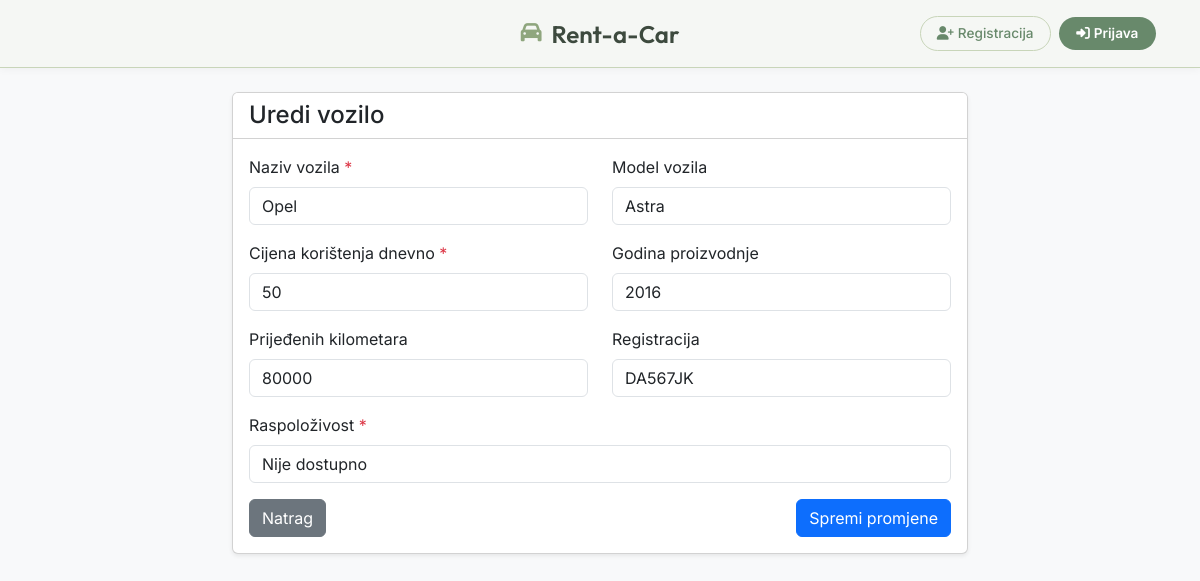
The page /edit_vozilo.php?id=54 on the database its author committed.
### tables this page shows
CREATE TABLE `karakteristike_automobila` (
  `Godiste` int(11) DEFAULT NULL,
  `Kilometraza` int(11) DEFAULT NULL,
  `Registracija` varchar(11) DEFAULT NULL,
  `VoziloID` int(11) NOT NULL
);

CREATE TABLE `vozila` (
  `IDVozilo` int(11) NOT NULL,
  `Naziv` char(25) NOT NULL,
  `Model` char(25) DEFAULT NULL,
  `TipVozila` varchar(30) DEFAULT 'Limuzina',
  `CijenaKoristenjaDnevno` float NOT NULL,
  `Raspolozivost` enum('Dostupno','Nije dostupno','Rezervirano') NOT NULL DEFAULT 'Dostupno'
);

### edit_vozilo.php (the view, shortened to what this page needs)
<?php
include("db__connection.php");
if (isset($_GET['id'])) {
    $id = mysqli_real_escape_string($db, $_GET['id']);
    $query = "SELECT
                vozila.*,
                karakteristike_automobila.*
              FROM
                vozila
              JOIN
                karakteristike_automobila ON vozila.IDVozilo = karakteristike_automobila.VoziloID
              WHERE
                vozila.IDVozilo = '$id'";
    $result = mysqli_query($db, $query);
    $vozilo = mysqli_fetch_assoc($result);
}
?>
<!doctype html>
<html lang="en">
<head>
    <link href="https://cdn.jsdelivr.net/npm/bootstrap@5.0.2/dist/css/bootstrap.min.css" rel="stylesheet">
    <link rel="stylesheet" href="https://cdnjs.cloudflare.com/ajax/libs/font-awesome/6.0.0/css/all.min.css">
</head>
<body class="bg-light">
<?php include("navigacija.php");     ?>
    <div class="container py-4">
        <div class="row justify-content-center">
            <div class="col-md-8">
                <div class="card shadow-sm">
                    <div class="card-header bg-white">
                        <h4 class="mb-0">Uredi vozilo</h4>
                    </div>
                    <div class="card-body">
                        <form method="POST">
                            <div class="row">
                                <div class="col-md-6 mb-3">
                                    <label class="form-label">Naziv vozila <span class="text-danger">*</span></label>
                                    <input type="text" class="form-control" name="naziv"
                                           value="<?= htmlspecialchars($vozilo['Naziv']) ?>"
                                           maxlength="25" required>
                                </div>
                                <div class="col-md-6 mb-3">
                                    <label class="form-label">Model vozila</label>
                                    <input type="text" class="form-control" name="model"
                                           value="<?= htmlspecialchars($vozilo['Model'] ?? '') ?>"
                                           maxlength="25">
                                </div>
                            </div>
                            <div class="row">
                                <div class="col-md-6 mb-3">
                                    <label class="form-label">Cijena korištenja dnevno <span class="text-danger">*</span></label>
                                    <input type="number" step="0.01" class="form-control" name="cijena"
                                           value="<?= htmlspecialchars($vozilo['CijenaKoristenjaDnevno']) ?>" required>
                                </div>
                                <div class="col-md-6 mb-3">
                                    <label class="form-label">Godina proizvodnje</label>
                                    <input type="text" class="form-control" name="godiste"
                                           value="<?= htmlspecialchars($vozilo['Godiste'] ?? '') ?>">
                                </div>
                            </div>
                            <div class="row">
                                <div class="col-md-6 mb-3">
                                    <label class="form-label">Prijeđenih kilometara</label>
                                    <input type="number" class="form-control" name="kilometraza"
                                           value="<?= htmlspecialchars($vozilo['Kilometraza'] ?? '') ?>">
                                </div>
                                <div class="col-md-6 mb-3">
                                    <label class="form-label">Registracija</label>
                                    <input type="text" class="form-control" name="registracija"
                                           value="<?= htmlspecialchars($vozilo['Registracija'] ?? '') ?>">
                                </div>
                            </div>
                            <div class="mb-3">
                                <label class="form-label">Raspoloživost <span class="text-danger">*</span></label>
                                <select class="form-control" name="raspolozivost" required>
                                    <option value="Nije dostupno" <?= ($vozilo['Raspolozivost'] != 'Dostupno') ? 'selected' : '' ?>>Nije dostupno</option>
                                </select>
                            </div>
                            <div class="d-flex justify-content-between">
                                <a href="pregled_vozila.php" class="btn btn-secondary">Natrag</a>
                                <button type="submit" class="btn btn-primary">Spremi promjene</button>
                            </div>
                        </form>
                    </div>
                </div>
            </div>
        </div>
    </div>
</body>
</html>

### navigacija.php (style rules this page uses)
:root { --bg-primary: #F5F7F4; --bg-secondary: #E8EDE7; --text-primary: #3d4a3e; --text-secondary: #6B7B6E; --accent-green: #68896B; --accent-sage: #8FA67E; --accent-light: #C8D5B9; --white: #ffffff; --shadow-sm: 0 2px 8px rgba(0,0,0,0.04); --shadow-md: 0 4px 12px rgba(0,0,0,0.08); --transition: all 0.3s cubic-bezier(0.4,0,0.2,1); }
* { margin:0; padding:0; box-sizing:border-box; }
body { font-family:'Inter',-apple-system,sans-serif; background-color:var(--bg-secondary); }
html { scroll-behavior:smooth; }

### rows shown on the page
karakteristike_automobila: naziv "Opel", model "Astra", cijena "50", godiste "2016", kilometraza "80000", registracija "DA567JK"
vozila: raspolozivost "Nije dostupno"
